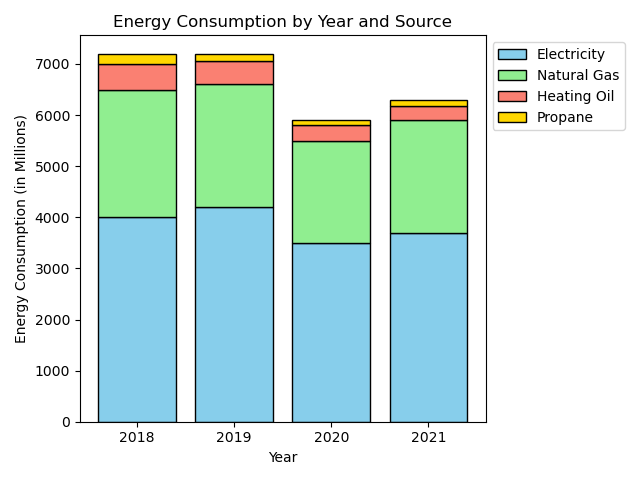

The script that drew this image:

import matplotlib.pyplot as plt

# Data
data = [
    {'Year': 2018, 'Electricity': 4000, 'Natural Gas': 2500, 'Heating Oil': 500, 'Propane': 200},
    {'Year': 2019, 'Electricity': 4200, 'Natural Gas': 2400, 'Heating Oil': 450, 'Propane': 150},
    {'Year': 2020, 'Electricity': 3500, 'Natural Gas': 2000, 'Heating Oil': 300, 'Propane': 100},
    {'Year': 2021, 'Electricity': 3700, 'Natural Gas': 2200, 'Heating Oil': 280, 'Propane': 120}
]

# Extracting individual components
years = [item['Year'] for item in data]
electricity = [item['Electricity'] for item in data]
natural_gas = [item['Natural Gas'] for item in data]
heating_oil = [item['Heating Oil'] for item in data]
propane = [item['Propane'] for item in data]

# Stacked Bar Chart
fig, ax = plt.subplots()

ax.bar(years, electricity, label='Electricity', color='skyblue', edgecolor='black')
ax.bar(years, natural_gas, bottom=electricity, label='Natural Gas', color='lightgreen', edgecolor='black')
bottoms_for_heating_oil = [e+n for e, n in zip(electricity, natural_gas)]
ax.bar(years, heating_oil, bottom=bottoms_for_heating_oil, label='Heating Oil', color='salmon', edgecolor='black')
bottoms_for_propane = [e+n+h for e, n, h in zip(electricity, natural_gas, heating_oil)]
ax.bar(years, propane, bottom=bottoms_for_propane, label='Propane', color='gold', edgecolor='black')

# Adding labels and title
plt.xlabel('Year')
plt.ylabel('Energy Consumption (in Millions)')
plt.title('Energy Consumption by Year and Source')
plt.xticks(years) # ensures only those years are used for the x-axis

# Adding legend outside of the plot to the upper left
plt.legend(loc='upper left', bbox_to_anchor=(1,1))

# Display the plot
plt.tight_layout()
plt.show()
